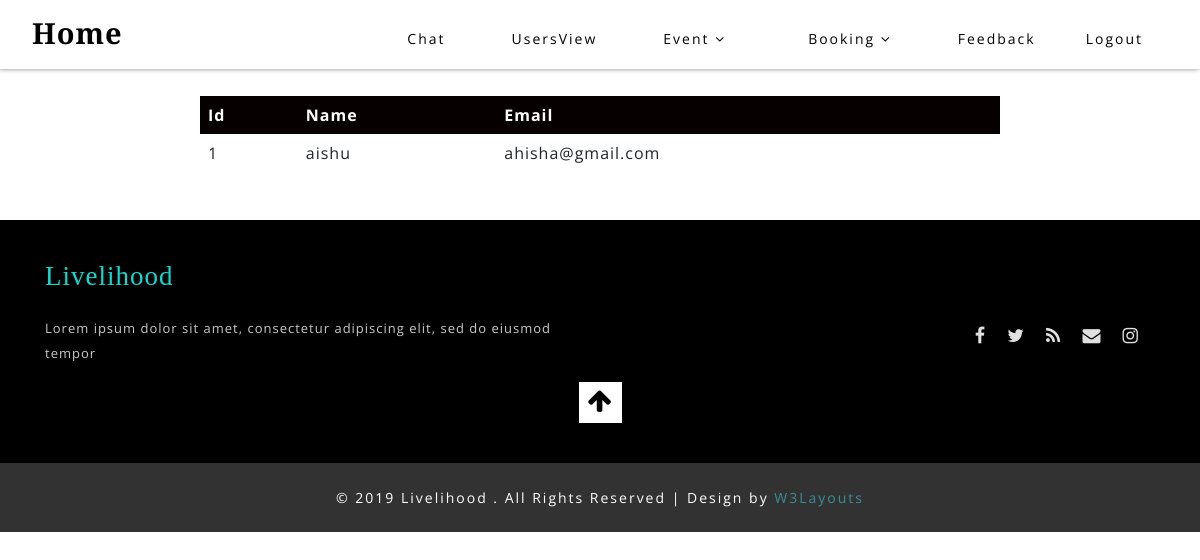
The app's page /regview, older data.
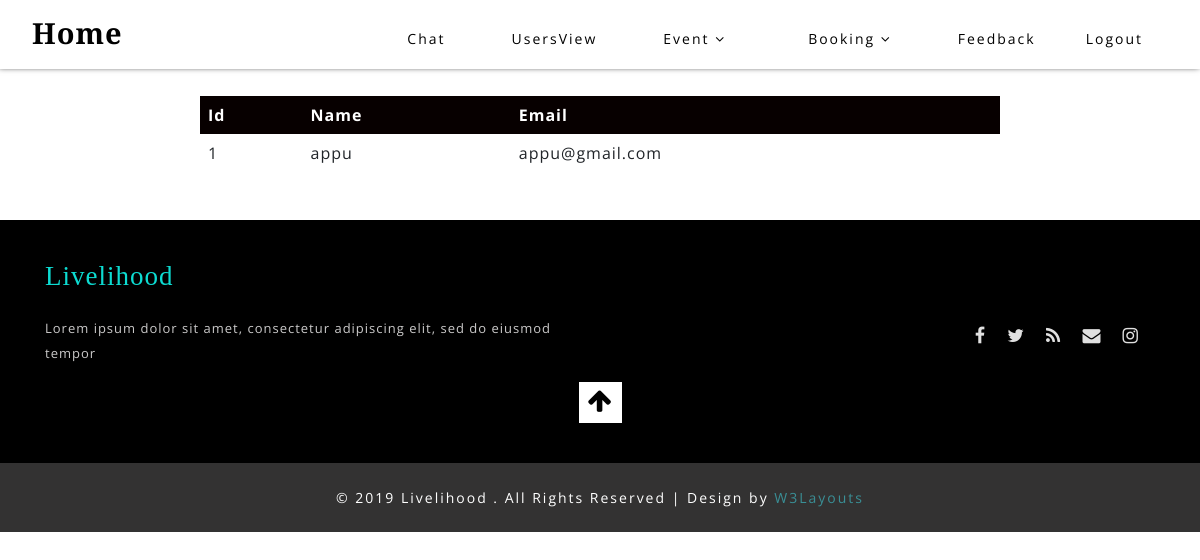
The same page, newer data.
### health/models.py (models this page shows)
class Registration(db.Model):
    id=db.Column(db.Integer,primary_key=True)
    email=db.Column(db.String)
    username=db.Column(db.String)
    password=db.Column(db.String)

### health/routes.py (the view)
@app.route('/regview')
def regview():
    f = Registration.query.all()
    return render_template('regview.html',f=f)

### health/templates/regview.html (shortened to what this page needs)
{%extends 's_layout.html'%}
{%block content%}
<br>
<br>
<br>
<!DOCTYPE html>
<html>
<head>
</head>
<body>
<br>
<center>
<table style="width: 800px;">
  <tr>
    <th>Id</th>
    <th>Name</th>
    <th>Email</th>
  </tr>
  <tbody>
    {%for f in f %}
    <tr role="row" class="odd">
    <td>{{f.id}}</td>
    <td>{{f.username}}</td>
    <td>{{f.email}}</td>
     </tr>
     {%endfor%}</tbody>
</table>
</center>
</body>
</html>
<br>
<br>
{%endblock%}

### health/templates/s_layout.html (shortened to what this page needs)
<html lang="zxx"><head>
    <link href="../static/css/bootstrap.min.css" rel="stylesheet" type="text/css" media="all">
    <link href="../static//font-awesome.min.css" rel="stylesheet">
    <link href="../static/css/style.css" rel="stylesheet" type="text/css" media="all">
    <link href="../static/css/style.css" rel="stylesheet" type="text/css" media="all">
  </head>
  <body>
    <div class="header-outs inner_page-banner " id="home">
      <div class="headder-top">
        <nav>
          <div id="logo">
            <h1>
              <a href="/staff_layout">Home</a>
            </h1>
          </div>
          <ul class="menu mt-2">
            <li class="mx-lg-3 mx-md-2 my-md-0 my-1">
              <a href="/st_chatselect">Chat</a>
            </li>
            <li>
              <a href="/regview">UsersView</a>
            </li>
            <li class="mx-lg-3 mx-md-2 my-md-0 my-1">
              <a href="#">Event
                <span class="fa fa-angle-down" aria-hidden="true"></span>
              </a>
            </li>
            <li class="mx-lg-3 mx-md-2 my-md-0 my-1">
                <a href="#">Booking
                  <span class="fa fa-angle-down" aria-hidden="true"></span>
                </a>
              </li>
            <li>
              <a href="/st_feedback">Feedback</a>
            </li>
            <li>
                <a href="/logout">Logout</a>
              </li>
          </ul>
        </nav>
      </div>
    {%block content%}{%endblock%}
    <footer class="py-lg-3 py-md-2 py-sm-3 py-2">
      <div class="container py-lg-4 py-md-4 py-sm-3 py-3">
        <div class="row">
          <div class="col-lg-6 col-md-6 col-sm-6 footer-bottom-txt">
            <h2>
              <a href="index.html">Livelihood</a>
            </h2>
            <p class="pt-lg-4 pt-3">Lorem ipsum dolor sit amet, consectetur adipiscing elit, sed do eiusmod tempor
            </p>
          </div>
          <div class="col-lg-6 col-md-6 col-sm-6 footer-bottom-txt">
            <div class="footer-icons pt-lg-5 pt-md-4 mt-3">
              <ul>
                <li>
                  <a href="#">
                    <span class="fa fa-facebook mr-lg-3 mr-2"></span>
                  </a>
                </li>
                <li>
                  <a href="#">
                    <span class="fa fa-twitter mr-lg-3 mr-2"></span>
                  </a>
                </li>
                <li>
                  <a href="#">
                    <span class="fa fa-rss mr-lg-3 mr-2"></span>
                  </a>
                </li>
                <li>
                  <a href="#">
                    <span class="fa fa-envelope mr-lg-3 mr-2"></span>
                  </a>
                </li>
                <li>
                  <a href="#">
                    <span class="fa fa-instagram mr-lg-3 mr-2"></span>
                  </a>
                </li>
              </ul>
            </div>
          </div>
        </div>
        <div class="text-center">
          <a href="#home" class="move-top text-center mt-3">
            <span class="fa fa-arrow-up" aria-hidden="true"></span>
          </a>
        </div>
      </div>
    </footer>
    <div class="footer-copy-write py-3">
      <div class="container py-2">
        <div class="bottem-txt-footer text-center">
          <p>
            © 2019 Livelihood . All Rights Reserved | Design by
            <a href="http://www.W3Layouts.com" target="_blank">W3Layouts</a>
          </p>
        </div>
      </div>
    </div>
  </body></html>

### health/static/css/style.css (style rules this page uses)
html { scroll-behavior: smooth; }
html, body { padding: 0; margin: 0; background: #fff; letter-spacing: 1px; font-family: 'Open Sans', sans-serif; }
body a { outline: none; transition: 0.5s all; -webkit-transition: 0.5s all; -moz-transition: 0.5s all; -o-transition: 0.5s all; -ms-transition: 0.5s all; text-decoration: none; }
h1, h2, h3, h4, h5, h6 { margin: 0; padding: 0; letter-spacing: 1px; font-family: 'Playfair Display', serif; }
p { margin: 0; padding: 0; letter-spacing: 1px; font-family: 'Open Sans', sans-serif; }
ul { margin: 0; padding: 0; list-style-type: none; }
ul li { display: inline-block; }
nav { margin: 0; padding: 0; }
#logo a { float: left; display: initial; font-weight: 700; font-size: 31px; letter-spacing: 1px; color: #000; padding: 0; }
nav:after { content: ""; display: table; clear: both; }
nav ul { float: right; padding: 0; margin: 0; list-style: none; position: relative; }
nav ul li { margin: 0px; display: inline-block; float: left; }
nav ul li a { color: #000; text-transform: capitalize; font-weight:400; font-size: 14px; letter-spacing: 2px; background: transparent; padding: 7px 28px; display: inline-block; transition: 0.5s all; -webkit-transition: 0.5s all; -moz-transition: 0.5s all; -o-transition: 0.5s all; -ms-transition: 0.5s all; }
li>a:only-child:after { content: ''; }
.headder-top { position: absolute; width: 100%; background: rgba(255, 255, 255, 0.6); padding: 1em 2em; box-shadow: -1px -2px 6px black; z-index:99; }
.social-icons ul li a span,.footer-icons ul li a span { color: #e0e0e0; font-size: 20px; transition: 0.5s all; -webkit-transition: 0.5s all; transition: 0.5s all; -moz-transition: 0.5s all; }
footer { background: #000; }
.footer-copy-write { background:#333232; }
.footer-bottom-txt h2 a { font-size: 30px; color: #0ddbd1; }
.footer-bottom-txt p { font-size: 13px; color: #cac9c9; line-height: 25px; }
.footer-icons { text-align:right; }
.bottem-txt-footer p { font-size: 14px; color: #fff; letter-spacing: 2px; }
.bottem-txt-footer p a { color: #3a8f96; font-size: 14px; }
a.move-top { display: inline-block; background: #fff; width: 43px; height: 41px; }
a.move-top span { color: #000; font-size: 26px; line-height: 38px; }
@media (max-width:1440px) { #logo a { font-size: 29px; } }
@media (max-width:1440px) { .social-icons ul li a span, .footer-icons ul li a span { font-size: 18px; } }
@media (max-width:1440px) { nav ul li a { padding: 4px 25px; } }
@media (max-width:1440px) { .inner_page-banner { min-height: 320px; } }
@media (max-width:1366px) { .footer-bottom-txt h2 a { font-size: 27px; } }
@media (max-width:1280px) { .inner_page-banner { min-height: 1px; } }

### health/templates/regview.html (style rules this page uses)
table { border-collapse: collapse; width: 100%; }
th, td { text-align: left; padding: 8px; }
th { background-color:rgb(7, 0, 0); color: white; }

Row changes from the older to the newer data that the page shows:
changed Registration id 1: username "aishu" → "appu"; email "ahisha@gmail.com" → "appu@gmail.com"
